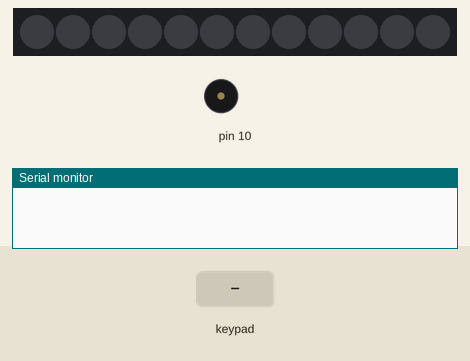
Simulated run of this sketch. Board: Arduino Uno, built with avr-gcc and run on an emulated ATmega328P. Parts: 12 RGB LEDs in strip order, left to right, buzzer (waves = sounding), the last lines printed to the serial monitor. The test bench sets the inputs (shaded band).

Above: at 1.2 s.
1.3 s: key '4' pressed
At 1.45 s:
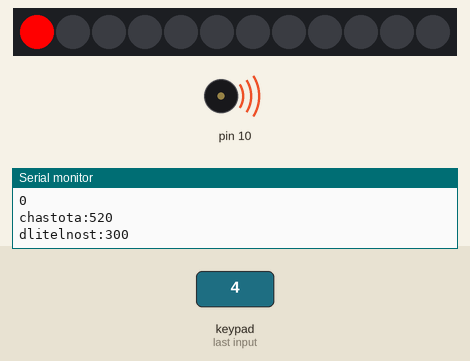
3.1 s: key '7' pressed
At 3.26 s:
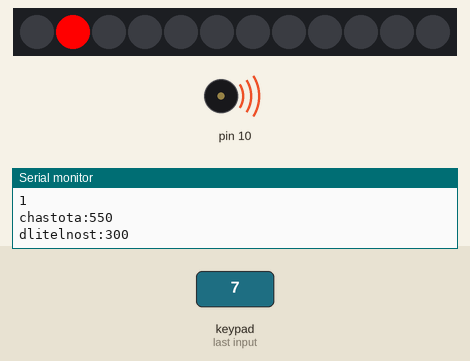
Timing chart, 0 to 6.1 s (numbered marks = the images above; inputs shaded):
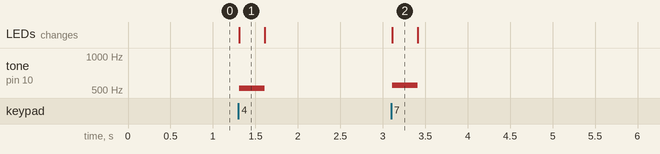

Measured:
- after the input at 1.3 s, tone on pin 10: silent → 520 Hz at once, → silent 0.30 s later; the LEDs: change at once (image 1)
- after the input at 3.1 s, tone on pin 10: silent → 550 Hz at once, → silent 0.30 s later; the LEDs: change at once (image 2)

The sketch:

buzzer_piano29_061.ino
```cpp
#include <Keypad.h> // Подключаем библиотеку
#include <Adafruit_NeoPixel.h>
#define sv_pin 11
#define sv_num 12
Adafruit_NeoPixel sv_music = Adafruit_NeoPixel(sv_num,sv_pin,NEO_GRB + NEO_KHZ800);
const byte ROWS = 4; // 4 строки
const byte COLS = 4; // 4 столбца
int time = 300;
char keys[ROWS][COLS] = {
  {'4','7',';','>'},
  {'B','F','J','N'},
  {'S','X',']','c'},
  {'*','0','#','D'}
};
bool record = false;
char rec_sound[10];
int i=0;
byte rowPins[ROWS] = {9, 8, 7, 6}; //пины строк клавиатуры
byte colPins[COLS] = {5, 4, 3, 2}; //пины столбцов клавиатуры
Keypad keypad = Keypad( makeKeymap(keys), rowPins, colPins, ROWS, COLS );
char play(char note)
{ if (int(note)!=0){
  int sv_count = 0;
  for (int m=0;m<11;m++){
    for (int j=0;j<11;j++){
      if (keys[m][j]==note){break;}
      else{sv_count+=1;}}
    break;}
  Serial.println(sv_count);
  Serial.print("chastota:");
  Serial.println(int(note)*10); // Передаем название нажатой клавиши в сериал порт
  Serial.print("dlitelnost:");
  Serial.println(time);         // Длительность ноты
  tone(10, int(note)*10, time); // Издаем звуковой сигнал длиной 300 миллисекунд
  sv_music.setPixelColor(sv_count,sv_music.Color(255,0,0));
  sv_music.show();
  delay(300);
  noTone(10);
  sv_music.setPixelColor(sv_count,sv_music.Color(0,0,0));
  sv_music.show();}}
void setup(){
  Serial.begin(9600);
  sv_music.begin();
}
void loop(){
  char key = keypad.getKey();
  if (key){
    if (key=='#'){
      if (time>50){time-=10;}}
    else if (key=='D'){
      if (time<1000){time+=10;}}
    else if (key=='*'){
      if (record==false){
        for (i;i>0;i--){rec_sound[i]=0;}
        i=0;
        record=true;
        }
      else{record=false;}}
    else if (record==true){
    	rec_sound[i]=key;
		i+=1;
   		play(key);}
    else if (key=='0' && record==false){
      Serial.println(rec_sound); //вывод данных, записанной мелодии
      for (int k = 0;k<sizeof(rec_sound)-1;k++){
        	play(rec_sound[k]);}}
    else{play(key);}
    }}

  //{' ',' ',' ',' '}, первая октава
  //{'!','#','%','('},
  //{')',',','.','1'},
  //{'4','7',';','>'}
```
